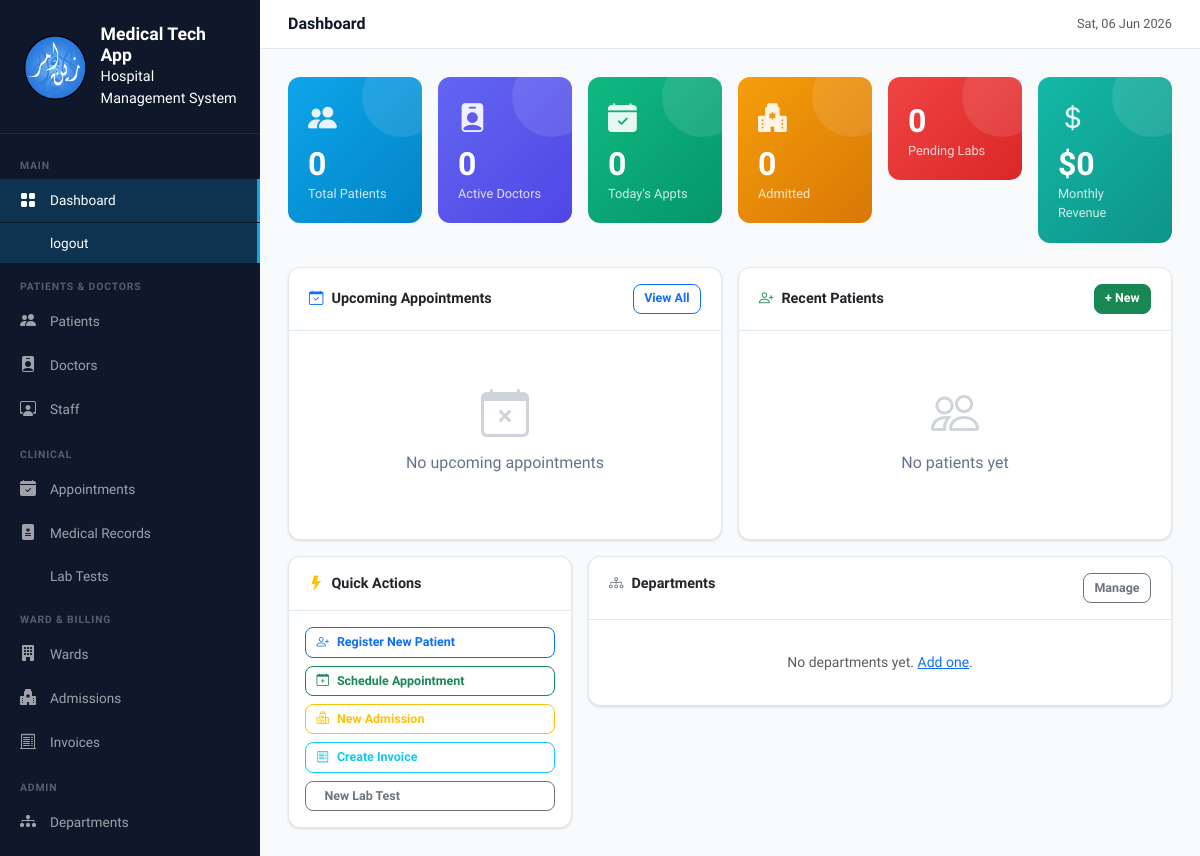
Before: / (signed in) with the older database file.
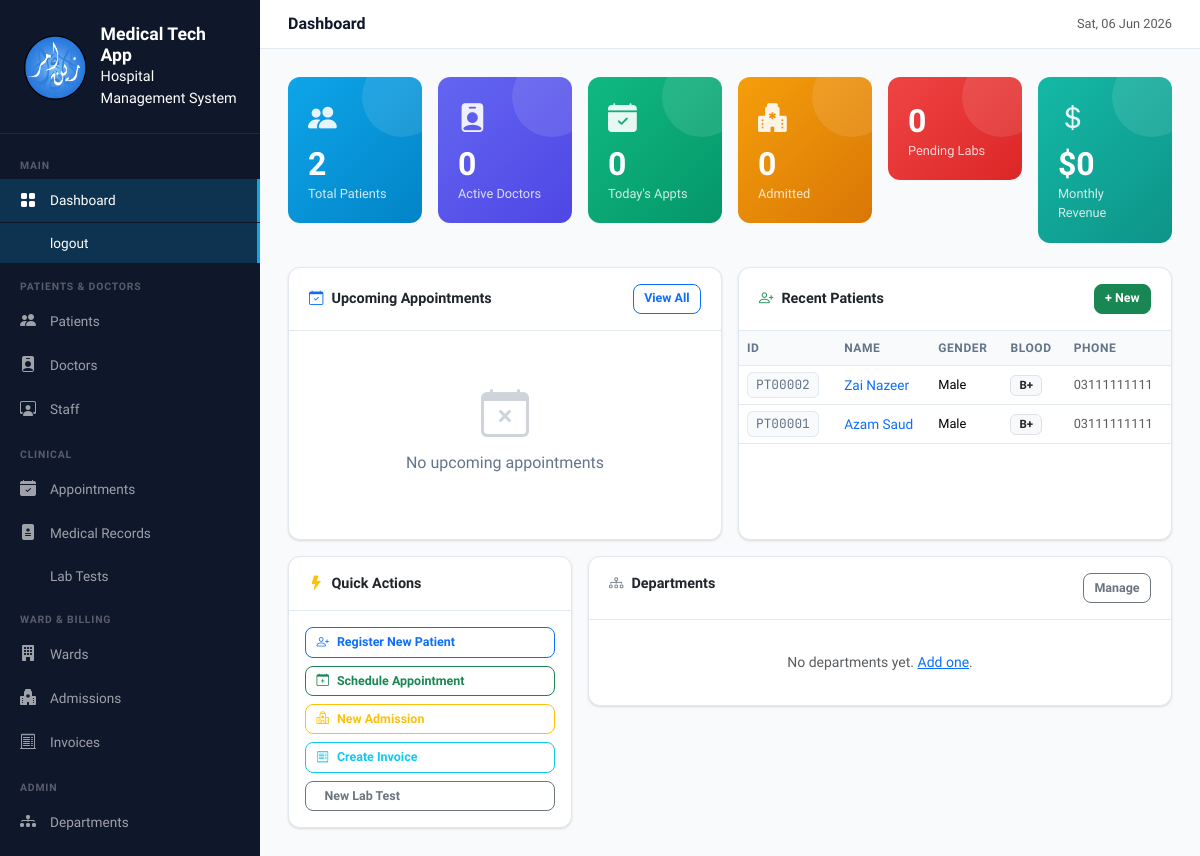
After: the same page with the newer database file.
### hospital/models.py (models this page shows, shortened)
class Patient(models.Model):
    BLOOD_GROUP_CHOICES = [
        ('A+', 'A+'), ('A-', 'A-'), ('B+', 'B+'), ('B-', 'B-'),
        ('AB+', 'AB+'), ('AB-', 'AB-'), ('O+', 'O+'), ('O-', 'O-'),
    ]
    GENDER_CHOICES = [('Male', 'Male'), ('Female', 'Female'), ('Other', 'Other')]
    MARITAL_CHOICES = [('Single', 'Single'), ('Married', 'Married'), ('Divorced', 'Divorced'), ('Widowed', 'Widowed')]
    patient_id = models.CharField(max_length=20, unique=True, blank=True)
    first_name = models.CharField(max_length=100)
    last_name = models.CharField(max_length=100)
    email = models.EmailField(blank=True)
    phone = models.CharField(max_length=20)
    date_of_birth = models.DateField()
    gender = models.CharField(max_length=10, choices=GENDER_CHOICES)
    blood_group = models.CharField(max_length=5, choices=BLOOD_GROUP_CHOICES, blank=True)
    marital_status = models.CharField(max_length=20, choices=MARITAL_CHOICES, blank=True)
    address = models.TextField(blank=True)
    city = models.CharField(max_length=100, blank=True)
    emergency_contact_name = models.CharField(max_length=100, blank=True)
    emergency_contact_phone = models.CharField(max_length=20, blank=True)
    emergency_contact_relation = models.CharField(max_length=50, blank=True)
    allergies = models.TextField(blank=True)
    medical_history = models.TextField(blank=True)
    insurance_provider = models.CharField(max_length=100, blank=True)
    insurance_number = models.CharField(max_length=50, blank=True)
    registered_date = models.DateTimeField(auto_now_add=True)
    is_active = models.BooleanField(default=True)
    @property
    def full_name(self):
        return f"{self.first_name} {self.last_name}"
    class Meta:
        ordering = ['-registered_date']

### hospital/views.py (the view)
# urls.py: path('', views.dashboard, name='dashboard'),
@login_required
def dashboard(request):
    today = date.today()
    stats = {
        'total_patients': Patient.objects.filter(is_active=True).count(),
        'total_doctors': Doctor.objects.filter(is_active=True).count(),
        'total_staff': Staff.objects.filter(is_active=True).count(),
        'today_appointments': Appointment.objects.filter(appointment_date=today).count(),
        'pending_appointments': Appointment.objects.filter(status='Scheduled').count(),
        'admitted_patients': Admission.objects.filter(status='Admitted').count(),
        'pending_invoices': Invoice.objects.filter(status='Pending').count(),
        'pending_labs': LabTest.objects.filter(status='Pending').count(),
        'total_revenue': Invoice.objects.filter(status='Paid').aggregate(Sum('total_amount'))['total_amount__sum'] or 0,
        'monthly_revenue': Invoice.objects.filter(
            status='Paid', invoice_date__month=today.month
        ).aggregate(Sum('total_amount'))['total_amount__sum'] or 0,
    }
    recent_appointments = Appointment.objects.select_related('patient', 'doctor').order_by('-created_at')[:5]
    recent_patients = Patient.objects.order_by('-registered_date')[:5]
    upcoming_appointments = Appointment.objects.filter(
        appointment_date__gte=today, status__in=['Scheduled', 'Confirmed']
    ).select_related('patient', 'doctor').order_by('appointment_date', 'appointment_time')[:5]
    departments = Department.objects.annotate(doctor_count=Count('doctor')).all()
    context = {
        **stats,
        'recent_appointments': recent_appointments,
        'recent_patients': recent_patients,
        'upcoming_appointments': upcoming_appointments,
        'departments': departments,
    }
    return render(request, 'hospital/dashboard.html', context)

### templates/hospital/dashboard.html (shortened to what the changed rows need)
{% extends 'hospital/base.html' %}
{% block content %}
<div class="row g-3 mb-4">
  <div class="col-6 col-md-4 col-xl-2">
    <div class="stat-card blue">
      <div class="stat-icon"><i class="bi bi-people-fill"></i></div>
      <div class="stat-value">{{ total_patients }}</div>
      <div class="stat-label">Total Patients</div>
    </div>
  </div>
</div>
<div class="row g-3">
  <div class="col-lg-6">
    <div class="card h-100">
      <div class="card-body p-0">
        {% if recent_patients %}
          <div class="table-responsive">
            <table class="table table-hover mb-0">
              <thead>
                <tr><th>ID</th><th>Name</th><th>Gender</th><th>Blood</th><th>Phone</th></tr>
              </thead>
              <tbody>
                {% for p in recent_patients %}
                <tr>
                  <td><span class="id-tag">{{ p.patient_id }}</span></td>
                  <td><a href="{% url 'patient_detail' p.pk %}" class="text-decoration-none fw-600">{{ p.full_name }}</a></td>
                  <td style="font-size:.8rem;">{{ p.gender }}</td>
                  <td><span class="badge bg-light text-dark border">{{ p.blood_group }}</span></td>
                  <td style="font-size:.8rem;" class="text-muted">{{ p.phone }}</td>
                </tr>
                {% endfor %}
              </tbody>
            </table>
          </div>
        {% else %}
          <div class="empty-state"><i class="bi bi-people"></i><p>No patients yet</p></div>
        {% endif %}
      </div>
    </div>
  </div>
</div>
{% endblock %}

Changed rows visible on the page:
added Patient: patient_id "PT00002", full_name "Zai Nazeer", gender "Male", blood_group "B+", phone "03111111111"
added Patient: patient_id "PT00001", full_name "Azam Saud", gender "Male", blood_group "B+", phone "03111111111"
Other visible differences:
{{ total_patients }}: "0" → "2"
text no longer shown: "No patients yet"
text now shown: "ID NAME GENDER BLOOD PHONE"
